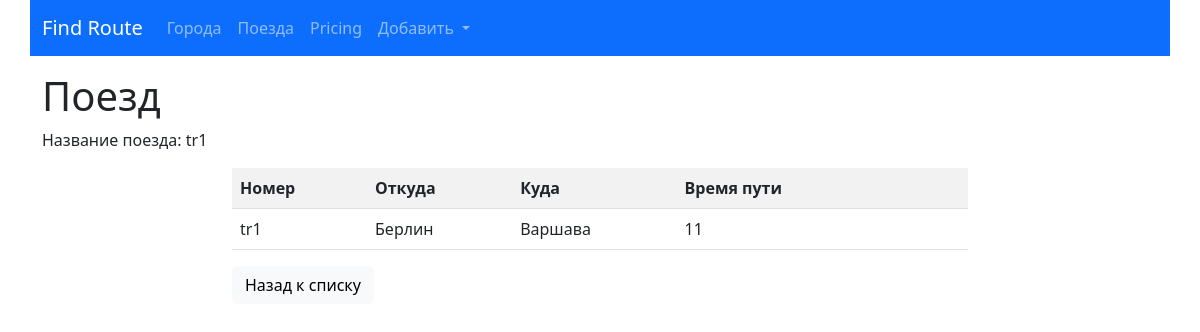
The app's page /trains/detail/1, older data.
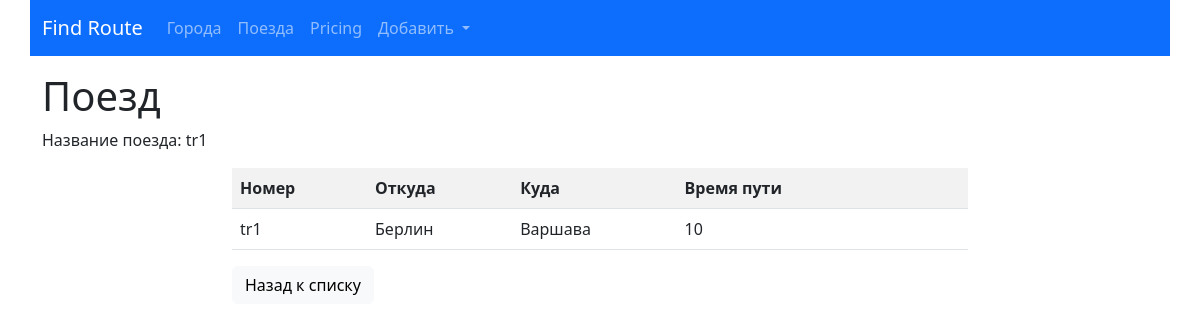
The same page, newer data.
### trains/models.py (models this page shows, shortened)
class Train(models.Model):
    name = models.CharField(max_length=50,
                            unique=True,
                            verbose_name='Номер поезда')
    travel_time = models.PositiveSmallIntegerField(verbose_name='Время в пути')
    from_city = models.ForeignKey(City,
                                  on_delete=models.CASCADE,
                                  related_name='from_city_set',
                                  verbose_name='Из какого города')
    to_city = models.ForeignKey('cities.City',
                                on_delete=models.CASCADE,
                                related_name='to_city_set',
                                verbose_name='В какой город')
    class Meta:
        verbose_name = "Поезд"
        verbose_name_plural = "Поезда"
        ordering = ['travel_time']

### cities/models.py (models this page shows, shortened)
class City(models.Model):
    name = models.CharField(max_length=100, unique=True, verbose_name="Название")
    def __str__(self):
        return self.name
    class Meta:
        verbose_name = "Город"
        verbose_name_plural = "Города"
        ordering = ['name']

### trains/views.py (the view)
# urls.py: path('detail/<int:pk>', TrainDetailView.as_view(), name="detail"),
class TrainDetailView(DetailView):
    queryset = Train.objects.all()
    template_name = "trains/detail.html"

### trains/templates/trains/detail.html (shortened to what this page needs)
{% extends 'base.html' %}
{% block content%}
<h1>Поезд</h1>
<div class="row">
    <div class="col-md">
      <p>Название поезда: {{object.name}}</p>
    </div>
</div>
<div class="row">
    <div class="col-md-8 mx-auto">
        <table class="table table-striped">
            <tr>
                <th>Номер</th>
                <th>Откуда</th>
                <th>Куда</th>
                <th>Время пути</th>
                <th>&nbsp;</th>
                <th>&nbsp;</th>
            </tr>
            <tr>
              <td>{{object.name}}</td>
                <td>{{object.from_city}}</td>
                <td>{{object.to_city}}</td>
                <td>{{object.travel_time}}</td>
                <td>&nbsp;</td>
                <td>&nbsp;</td>
            </tr>
        </table>
        <a href="{% url 'trains:home' %}">
            <button type="button" class="btn btn-light">Назад к списку</button>
        </a>
    </div>
</div>
{% endblock %}

Row changes from the older to the newer data that the page shows:
changed Train "tr1": travel_time "11" → "10"
